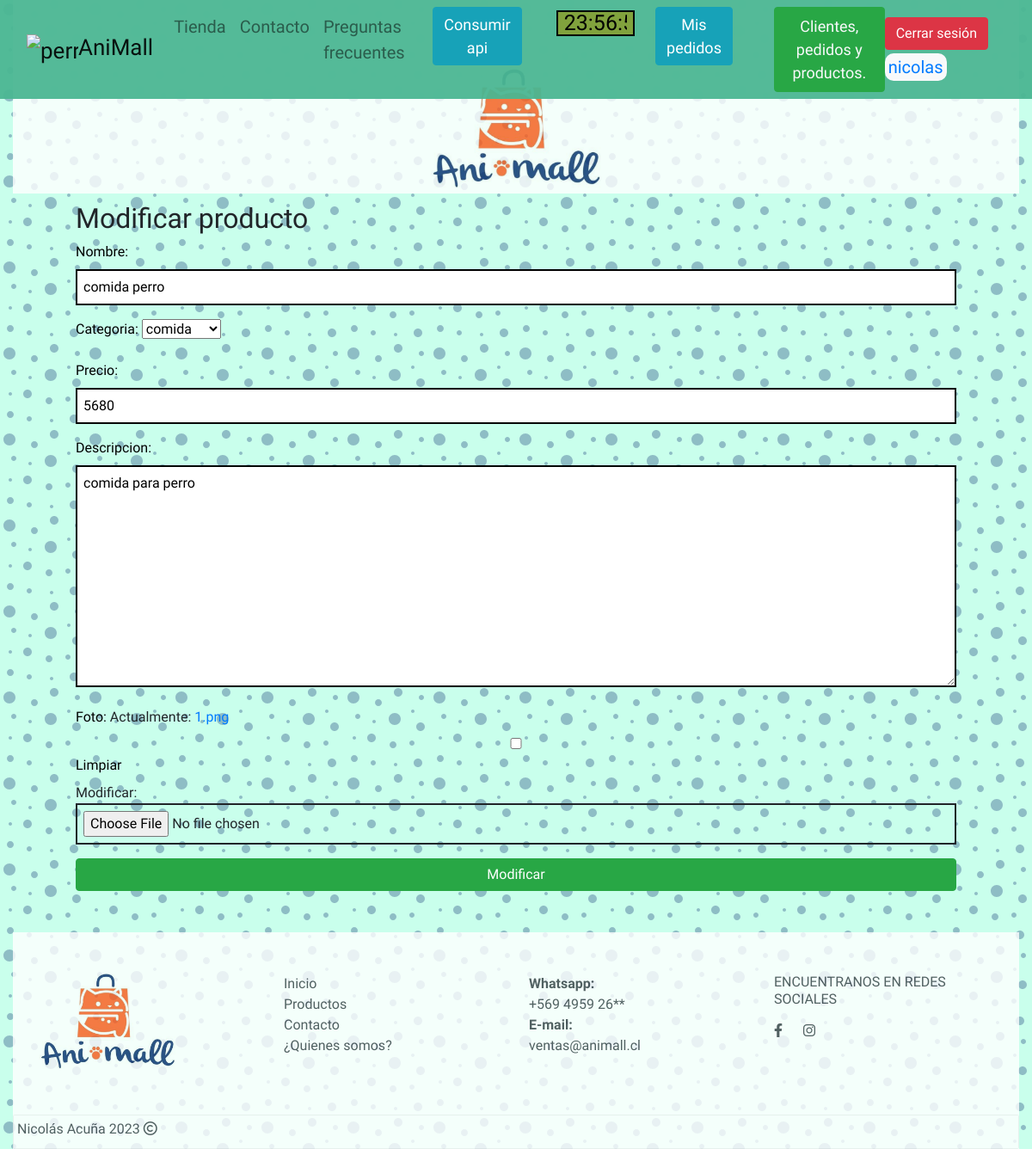
/modificar-producto/2/ (signed in), run on the app's committed database.
### Usuarios/models.py (models this page shows)
class UsuarioPersonalizado(AbstractUser):
    phoneNumberRegex = RegexValidator(regex = r"^\+?1?\d{8,15}$")
    telefono = models.CharField(validators = [phoneNumberRegex], max_length = 12, unique = True)

### aplicacion1/models.py (models this page shows, shortened)
class Productos(models.Model):
    nombre = models.CharField(max_length=50, null=False)
    categoria = models.ForeignKey(CategoriaProducto, on_delete=models.CASCADE)
    precio = models.PositiveIntegerField(null=False)
    disponibilidad = models.BooleanField(default=True)
    descripcion = models.TextField(max_length=100, null=True)
    foto = models.ImageField(null=True, blank=True)
    created = models.DateTimeField(auto_now_add=True)
    update = models.DateTimeField(auto_now_add=True)
    class Meta:
        verbose_name = "Producto"
        verbose_name_plural = "Productos"

class CategoriaProducto(models.Model):
    nombre = models.CharField(max_length=50)
    created = models.DateTimeField(auto_now_add=True)
    update = models.DateTimeField(auto_now_add=True)
    class Meta:
        verbose_name = "CategoriaProducto"
        verbose_name_plural = "CategoriasProductos"
    def __str__(self):
        return self.nombre

### aplicacion1/views.py (the view)
# urls.py: path('modificar-producto/<id>/', views.modificar_producto, name="modificar_producto"),
def modificar_producto(request, id):
    producto = Productos.objects.get(id = id)
    data = {
        'form':FormProducto(instance = producto)
    }
    if request.method == 'POST':
        formulario = FormProducto(data=request.POST,files=request.FILES, instance=producto)
        if formulario.is_valid():
            formulario.save()
            messages.success(request, 'Producto actualizado con exito')
            return redirect('mostrar_clientes')
    return render(request, 'app1/modificar.html', data)

### aplicacion1/forms.py
class FormProducto(forms.ModelForm):
    class Meta:
        model= Productos
        fields = ['nombre','categoria','precio', 'descripcion', 'foto']

### Carro/context_processor.py (called while the page is built)
def importe_total_carro(request):
    total = 0
    """if request.user.is_authenticated:
        for key, value in request.session["carro"].items():
            total = total + int(value["precio"])"""
    return {"importe_total_carro" : total}

### Proyecto/templates/app1/modificar.html (shortened to what this page needs)
{% extends "base.html" %}
{% load static %}
{% block content %}
{% if user.is_authenticated %}
<div class="container m-lg-10 pl-5 pr-5 mb-5">
    <div style="margin: 10px;">
        <h2>Modificar producto</h2>
        <form action="#" method="post" enctype="multipart/form-data" class="agregar">
            {{ form.as_p}}
            <input type="submit" class="btn btn-success" value="Modificar">
        </form>
    </div>
</div>
{% else %}
<h1 class="text-center text-danger">ALTO AHI RUFIAN, NO TIENES PERMISO PARA INGRESAR A ESTA PAGINA</h1>
{% endif %}
{% endblock %}

### Proyecto/templates/base.html (shortened to what this page needs)
{% load static %}
<!DOCTYPE html>
<html lang="en">
<head>
  <link rel="stylesheet" href="https://cdnjs.cloudflare.com/ajax/libs/font-awesome/6.1.0/css/all.min.css">
  <link rel="stylesheet" href="https://cdn.jsdelivr.net/npm/bootstrap@4.3.1/dist/css/bootstrap.min.css"
>
  <link rel="stylesheet" href="{% static 'css/style.css' %}">
</head>
<body class="container-fluid " onload="relojito()">
  <div>
    <div class="logo">
      <header>
      </header>
    </div>
    <div class="navegar">
      <nav class="navbar navbar-expand-lg fixed-top navbar-light" style="background-color: rgba(75, 182, 146, 0.945);">
        <div class="container-fluid">
          <a class="navbar-brand" style="font-size: 26px;" href="{% url 'home' %}"><img
              src="{% static 'img/perro-logo.png' %}" alt="perrito" width="60px"
              class="d-inline-block align-text-top">AniMall</a>
          <div class="collapse navbar-collapse nav-li" id="navbarToggler">
            <ul class="navbar-nav mr-auto">
              <li class="nav-item">
                <a class="nav-link " style="font-size: 20px; " href="{% url 'home' %}">Tienda</a>
              </li>
              <li class="nav-item ">
                <a class="nav-link " style=" font-size: 20px;" href="{% url 'contacto' %}">Contacto</a>
              </li>
              <li class="nav-item">
                <a class="nav-link" style=" font-size: 20px;" href="{% url 'preguntas' %}">Preguntas frecuentes</a>
              </li>
              <li class="nav-item">
                <a class="btn btn-info ml-3 mr-3" style="font-size: 18px;" href="{% url 'consumo_api' %}">Consumir api</a>
              </li>
              <form name="form_reloj">
                <input style="height: 30px; background-color: rgb(129, 162, 61);"
                type="text" name="reloj" size="4"class="text-center ml-4">
              </form>
              {% if user.is_authenticated %}
              <li class="nav-item">
                <a class="btn btn-info ml-5" style="font-size: 18px;" href="{% url 'mostrar_estado' user.username %}">Mis pedidos</a>
              </li>
              {% endif %}
              {% if user.is_staff %}
                <li class="nav-item">
                  <a class="nav-link btn btn-success text-light ml-5" style=" font-size: 18px;" href="{% url 'mostrar_clientes' %}">Clientes, pedidos y productos.</a>
                </li>
              {% endif %}
            </ul>
            <div>
              {% if user.is_authenticated %}
              <a href="{% url 'logout' %}" class="btn btn-danger">Cerrar sesión</a>
              <a href="#" class="bg-light p-1" style="font-size: 20px; text-decoration: none; border-radius: 10px;">{{ user.username }}</a>
              {% else %}
              <A href="{% url 'login' %}" class="btn btn-success">Iniciar sesión</A>
              <a href="{% url 'registrar' %}" class="btn btn-primary">Registrarse</a>
              {% endif %}
            </div>
          </div>
        </div>
      </nav>
    </div>
    {% block content %}
    {% endblock %}
    <footer class="pt-5 footer">
      <div class="container mb-5">
        <div class="row">
          <div class="col-md-3 mb-4 mb-md-0 text-center text-md-left">
            <img src="{% static 'img/logo-animal.png' %}" width="160px" alt="imagen-inferior">
          </div>
          <div class="col-md-3 mb-4 mb-md-0 text-dark text-center text-md-left">
            <ul class="list-unstyled mb-0">
              <li><a href="#" class="text-dark">Inicio</a></li>
              <li><a href="#" class="text-dark">Productos</a></li>
              <li><a href="#" class="text-dark">Contacto</a></li>
              <li><a href="#" class="text-dark">¿Quienes somos?</a></li>
            </ul>
          </div>
          <div class="col-md-3 mb-4 mb-md-0 text-dark text-center text-md-left">
            <p class="mb-0"><b>Whatsapp:</b><br>+569 4959 26**</p>
            <p class="mb-0"><b>E-mail:</b><br>ventas@animall.cl</p>
          </div>
          <div class="col-md-3 text-dark text-center text-md-left">
            <h6 class="text-uppercase mb-3">Encuentranos en redes sociales</h6>
            <div class="d-flex justify-content-center justify-content-md-start rrss">
              <a class="text-dark mr-4" target="new" href="#">
                <i class="fab fa-facebook-f"></i>
              </a>
              <a class="text-dark" target="new" href="#">
                <i class="fab fa-instagram"></i>
              </a>
            </div>
          </div>
        </div>
      </div>
      <div class="d-flex text-dark fa-border  ">
        <p class="mb-2 text-center">Nicolás Acuña 2023 <i class="fa-regular fa-copyright"></i></p>
      </div>
    </footer>
  </div>
</body>
</html>

### Proyecto/static/css/style.css (style rules this page uses)
body { font-family: 'Boogaloo', cursive; background-color: rgba(127, 255, 212, 0.418); }
.logo { opacity: .8; background-color: #fffffffe; }
.navegar { font-size: 25px; }
.footer { opacity: .8; background-color: #fffffffe; }
input, textarea { width: 100%; border: 2px solid; padding: 7px; }
label { color: rgb(0, 0, 0) }
a { text-transform: none; }

### data on the page
UsuarioPersonalizado: username "nicolas"
Productos: nombre "comida perro", categoria "comida", precio "5680", descripcion "comida para perro"
